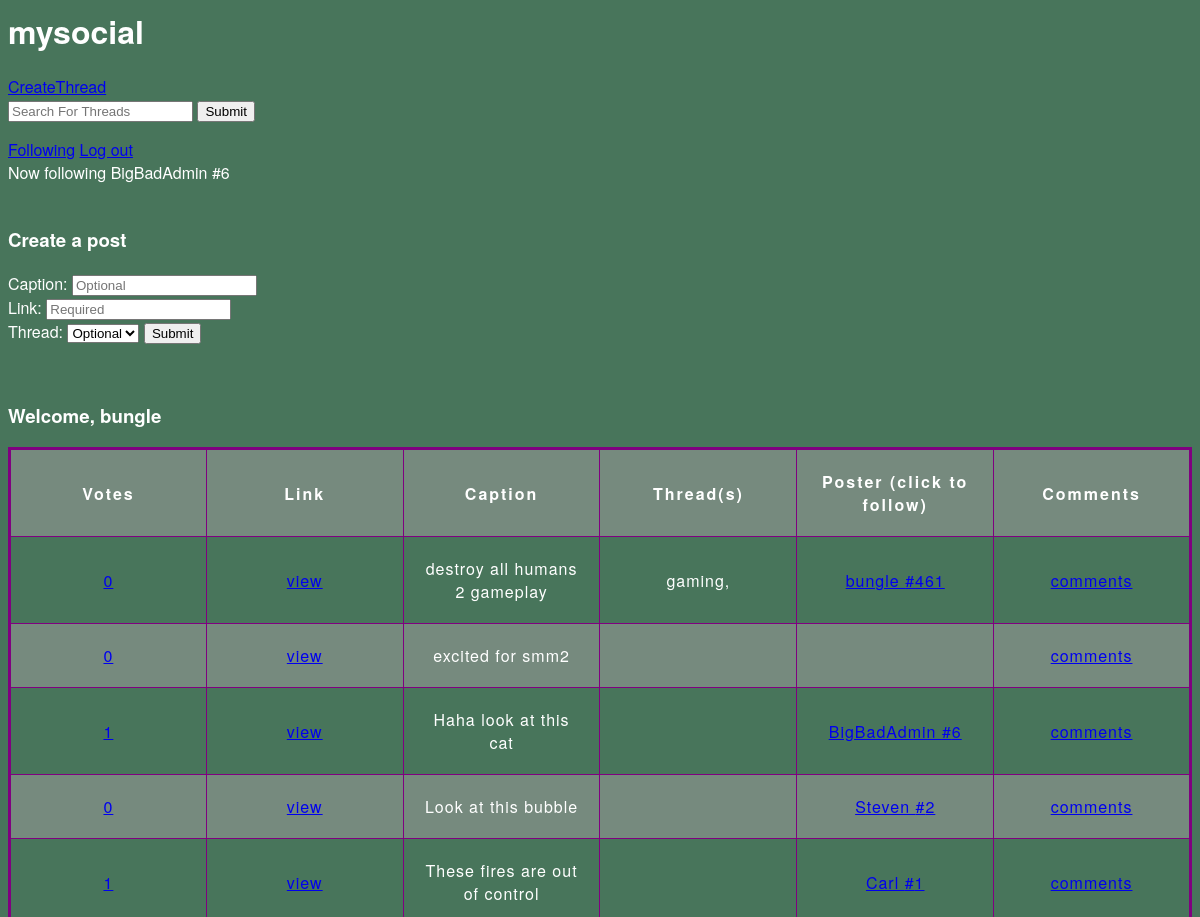
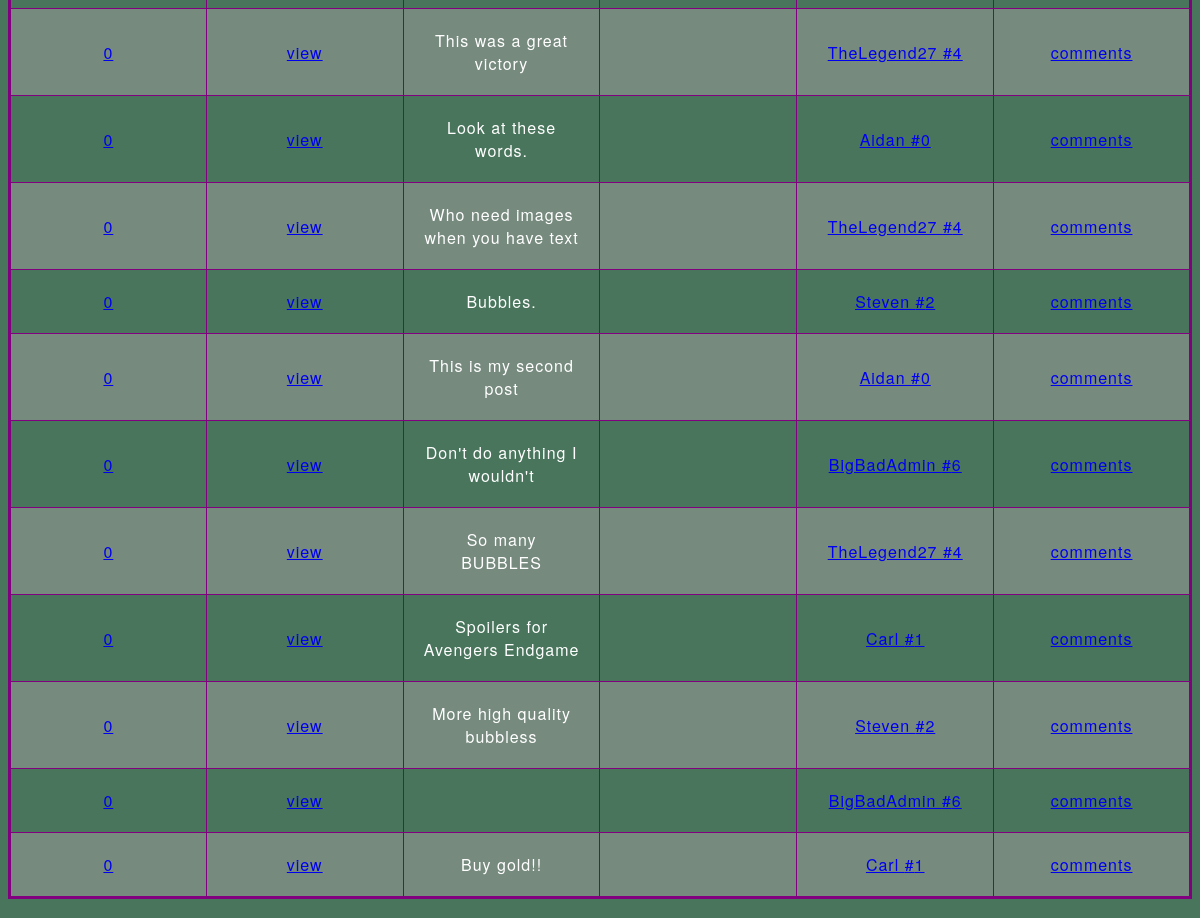
Screenshot of /Website/index.php?followemail=important@outlook.com (signed in) with the database file from the repository (2 pictures, top to bottom).
### tables this page shows
CREATE TABLE `logged_in` (
  `Email_address` char(255) NOT NULL,
  `Password` varchar(128) NOT NULL,
  `Name` char(16) NOT NULL,
  `ID` int(11) NOT NULL,
  `IP_Address` char(45) NOT NULL
);

CREATE TABLE `post` (
  `Link` char(255) NOT NULL,
  `Caption` varchar(140) DEFAULT NULL,
  `Email_address` char(255) DEFAULT NULL
);

### Website/index.php (the view, shortened to what this page needs)
<?php session_start();
echo "<html>
    <head>
    <link rel='stylesheet' type='text/css' href='tablestyle.css'>
    </head>
    <body text='white' style='background-color:#48755b;'>
    <h1>mysocial</h1>";
    if(isset($_SESSION['email'])) {
      echo "<a href='create_thread.php'>CreateThread</a>";
    }
echo "<html>
      <form action = 'search_thread.php' method = 'post'>
      <input type = 'text' name = 'search' placeholder = 'Search For Threads'>
      <input type = 'submit' name = 'submit search'> </button>
      </form>";
if(isset($_SESSION['email'])) {
  echo "<a href='following.php'>Following</a>
        <a href='index.php?command=logout&'>Log out</a>";
}
$con=mysqli_connect("localhost","root","471-my-root","mysocial");
  if(isset($_GET['followemail']) && isset($_SESSION['email'])) {
    mysqli_query($con,"INSERT INTO FOLLOW (Email_address1, Email_address2) VALUES('". $_SESSION['email'] ."','". $_GET['followemail'] ."')");
    $following = mysqli_query($con,"SELECT LOGGED_IN.Name, LOGGED_IN.ID FROM LOGGED_IN WHERE LOGGED_IN.Email_address = '".$_GET['followemail']."'");
    $followingarray = mysqli_fetch_array($following);
    $followingName = $followingarray['Name'];
    $followingID = $followingarray['ID'];
    echo "<br>Now following ".$followingName." #".$followingID;
  }
  echo "<form action='index.php' method='get'>
          <br><h3> Create a post</h3>
          Caption: <input type='text' name='caption' placeholder = 'Optional'><br>
          Link: <input type='text' name='link' placeholder = 'Required'><br>
          Thread: <select name='thread' id='threadselection'>
                    <option value='' selected disabled hidden>Optional</option>";
  echo           "</select>
          <input type='submit' value='Submit'>
        </form>";
if(!isset($_SESSION['email'])) {
  $posts=mysqli_query($con,"SELECT * FROM POST");
  $id = rand(100 , 999);
  $_SESSION['id'] = $id;
  $_SESSION['name'] = "anon";
} else {
  echo "<br>". "<h3>Welcome, ". $_SESSION['name']."<h3/>";
  $email = $_SESSION['email'];
  $posts=mysqli_query($con,"SELECT SUBSCRIBES_TO.Name, POST.Caption, CONTAINS.Link
                            FROM POST, SUBSCRIBES_TO, THREAD, CONTAINS
                            WHERE SUBSCRIBES_TO.Email_address = '$email' AND SUBSCRIBES_TO.Name = CONTAINS.Name AND SUBSCRIBES_TO.NAME = THREAD.NAME AND CONTAINS.Link = POST.Link");
  $posts=mysqli_query($con,"SELECT * FROM POST");
}
echo "<table border='22'>
<tr>
<th>Votes</th>
<th>Link</th>
<th>Caption</th>
<th>Thread(s)</th>
<th>Poster (click to follow)</th>
<th>Comments</th>
</tr>";
while($row = mysqli_fetch_array($posts))
 {
$currentPostsLink = $row['Link'];
$currentPostsThread = mysqli_query($con,"SELECT CONTAINS.Name FROM CONTAINS WHERE CONTAINS.Link = '".$currentPostsLink."'");
$currentPostsVotes = mysqli_query($con,"SELECT COUNT(*) AS NUMVOTES FROM VOTE WHERE VOTE.Link = '".$currentPostsLink."'");
 echo "<tr>";
 echo "<td><a href='index.php?votelink=".$currentPostsLink."'>".mysqli_fetch_array($currentPostsVotes)['NUMVOTES']."</a></td>";
 echo "<td>" . "<a href=" . $currentPostsLink . " target='_blank'>view</a>" . "</td>";
 echo "<td>" . $row['Caption'] . "</td>";
    echo "<td>";
    while($threadrow = mysqli_fetch_array($currentPostsThread)) {
      echo $threadrow['Name'].",";
    }
    echo "</td>";
 if($row['Email_address'] != NULL) {
    $currentPoster = mysqli_query($con,"SELECT LOGGED_IN.Name, LOGGED_IN.ID FROM LOGGED_IN WHERE LOGGED_IN.Email_address = '".$row['Email_address']."'");
    $poster = mysqli_fetch_array($currentPoster);
    $posterName = $poster['Name'];
    $posterID = $poster['ID'];
    echo "<td><a href='index.php?followemail=".$row['Email_address']."'>"." ".$posterName." #".$posterID."</td>";
 } else {
    echo "<td> </td>";
 }
 echo "<td>" . "<a href=comment.php?link=".$currentPostsLink." target='_blank'>comments</a>" . "</td>";
 echo "</tr>";
 }
echo "</table>";
?>
</body>
</html>

### Website/tablestyle.css (style rules this page uses)
table { table-layout: fixed; width: 100%; border-collapse: collapse; border: 3px solid purple; }
th, td { padding: 20px; }
tbody tr:nth-child(odd) { background-color: #768a7e; }
tbody tr:nth-child(even) { background-color: #48755b; }
html { font-family: 'helvetica neue', helvetica, arial, sans-serif; }
th { letter-spacing: 2px; }
td { letter-spacing: 1px; }
tbody td { text-align: center; }

### rows the page displays
logged_in: Name "BigBadAdmin", ID "6"
post: NUMVOTES "0", Caption "destroy all humans 2 gameplay", Name "gaming", Email_address.Name "bungle", Email_address.ID "461"
post: NUMVOTES "0", Caption "excited for smm2"
post: NUMVOTES "1", Caption "Haha look at this cat", Email_address.Name "BigBadAdmin", Email_address.ID "6"
post: NUMVOTES "0", Caption "Look at this bubble", Email_address.Name "Steven", Email_address.ID "2"
post: NUMVOTES "1", Caption "These fires are out of control", Email_address.Name "Carl", Email_address.ID "1"
post: NUMVOTES "0", Caption "This was a great victory", Email_address.Name "TheLegend27", Email_address.ID "4"
post: NUMVOTES "0", Caption "Look at these words.", Email_address.Name "Aidan", Email_address.ID "0"
post: NUMVOTES "0", Caption "Who need images when you have text", Email_address.Name "TheLegend27", Email_address.ID "4"
post: NUMVOTES "0", Caption "Bubbles.", Email_address.Name "Steven", Email_address.ID "2"
post: NUMVOTES "0", Caption "This is my second post", Email_address.Name "Aidan", Email_address.ID "0"
post: NUMVOTES "0", Caption "Don't do anything I wouldn't", Email_address.Name "BigBadAdmin", Email_address.ID "6"
post: NUMVOTES "0", Caption "So many BUBBLES", Email_address.Name "TheLegend27", Email_address.ID "4"
post: NUMVOTES "0", Caption "Spoilers for Avengers Endgame", Email_address.Name "Carl", Email_address.ID "1"
post: NUMVOTES "0", Caption "More high quality bubbless", Email_address.Name "Steven", Email_address.ID "2"
post: NUMVOTES "0", Email_address.Name "BigBadAdmin", Email_address.ID "6"
post: NUMVOTES "0", Caption "Buy gold!!", Email_address.Name "Carl", Email_address.ID "1"

### other values shown
$_SESSION['name'] "bungle"
